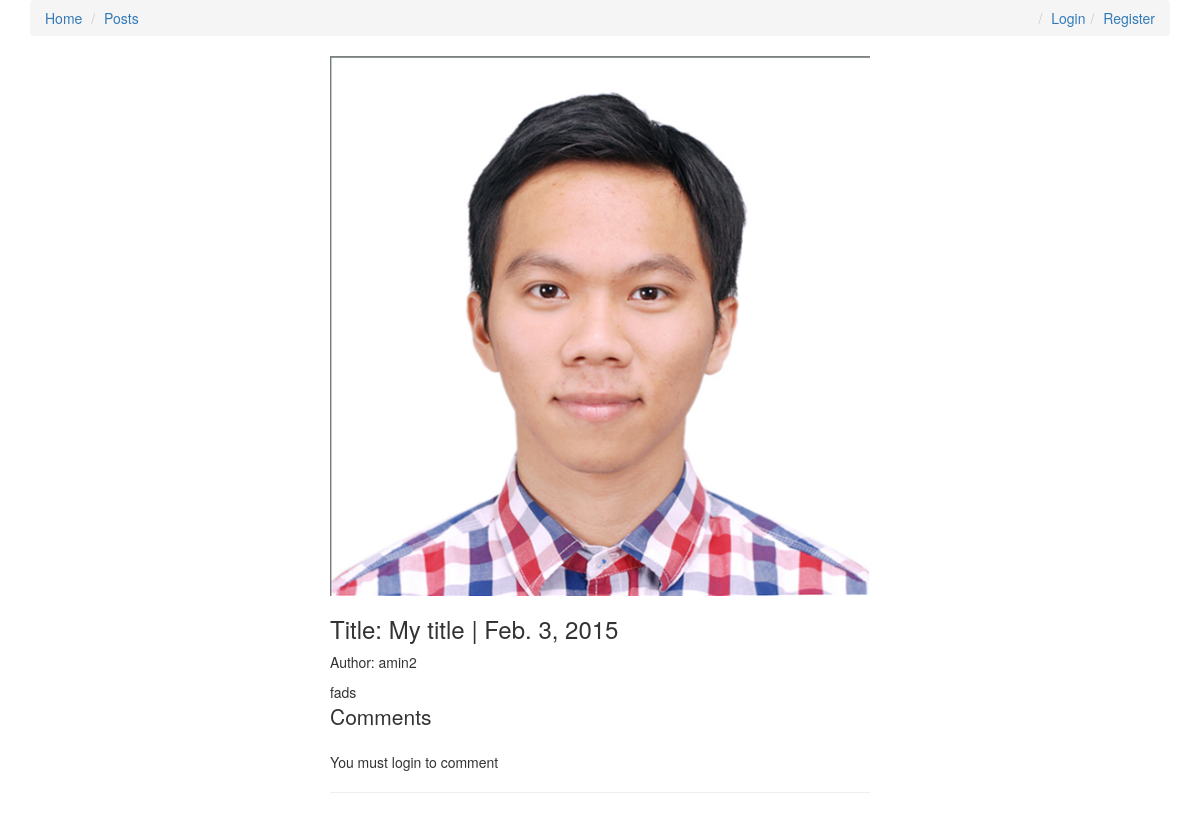
Page /my-title/ on the committed database.
### posts/models.py (models this page shows, shortened)
class Post(models.Model):
	user = models.ForeignKey(settings.AUTH_USER_MODEL, default=1)
	title = models.CharField(max_length=120)
	slug = models.SlugField(unique=True)
	image = models.ImageField(upload_to=upload_location, null=True, blank=True, width_field="width_field", height_field="height_field")
	height_field = models.IntegerField(default=0)
	width_field = models.IntegerField(default=0)
	content = models.TextField()
	draft = models.BooleanField(default=False)
	publish = models.DateField(auto_now=False, auto_now_add=False)
	update = models.DateTimeField(auto_now = True, auto_now_add=False)
	timestamp = models.DateTimeField(auto_now=False, auto_now_add=True)
	read_time = models.TimeField(null=True, blank=True)
	objects = PostManager()
	class Meta:
		ordering = ['-id', '-timestamp', '-update']
	def get_markdown(self):
		content = self.content
		return mark_safe(markdown(content))
	@property
	def comments(self):
		instance = self
		qs = Comment.objects.filter_by_instance(instance)
		return qs
	@property
	def get_content_type(self):
		instance = self
		content_type = ContentType.objects.get_for_model(instance.__class__)
		return content_type

### posts/views.py (the view, shortened to what this page needs)
# urls.py: url(r'^(?P<slug>[\w-]+)/$', post_detail, name='detail'),
def post_detail(request, slug=None):
	instance = get_object_or_404(Post, slug = slug)
	if instance.publish > timezone.now().date() or instance.draft:
		if not request.user.is_staff  or not request.user.is_superuser:
			raise Http404
	share_string = quote_plus(instance.content)
	print(instance.content)
	print(get_read_time(instance.content))
	comments = instance.comments
	initial_data = {
		"content_type": instance.get_content_type,
		"object_id": instance.id
	}
	form = CommentForm(request.POST or None, initial=initial_data)
	context = {
		"title": instance.title,
		"instance": instance,
		"share_string": share_string,
		"comments": comments,
		"comment_form": form,
	}
	return render(request, 'post_detail.html', context)

### comments/models.py (called while the page is built)
	def filter_by_instance(self, instance):
		content_type = ContentType.objects.get_for_model(instance.__class__)
		obj_id = instance.id
		qs = super(CommentManager, self).filter(content_type=content_type, object_id=obj_id).filter(parent=None)
		return qs

### posts/models.py (called while the page is built)
	def all(self, *args, **kwargs):
		return super(PostManager, self).filter(draft=False).filter(publish__lte=timezone.now())

### posts/templatetags/urlify.py (called while the page is built)
@register.filter
def urlify(value):
	return quote_plus(value)

### posts/utils.py (called while the page is built)
def count_words(html_string):
	word_string = strip_tags(html_string)
	count = len(re.findall(r'\w+', word_string))
	return count

def get_read_time(html_string):
	count = count_words(html_string)
	read_time_min = (count/200.0)
	read_time_sec = read_time_min * 60
	read_time = str(datetime.timedelta(seconds=read_time_sec))
	read_time = datetime.timedelta(seconds=read_time_min)
	return read_time

### posts/templates/post_detail.html (shortened to what this page needs)
{% extends 'base.html' %} {% load urlify %} {% load crispy_forms_tags %} {% block head %} {{ instance.title }} {% endblock%} {% block content %}
<div class="col-sm-6 col-sm-offset-3">
    {% if instance.image %}
    <img src="{{instance.image.url}}" alt="" class="img-responsive"> {% endif %}
    <h3>Title: {{ title }} {% if instance.draft %} <span style="color:red">Draft</span> {% endif %}| {{ instance.publish }}</h3> {% if instance.user.get_full_name %}
    <p>Author: {{ instance.user.get_full_name }}</p>
    {% else %}
    <p>Author: {{ instance.user }}</p>
    {% endif %}
    <div class="content-markdown post-detail-item">
        {{ instance.content }}
    </div>
    <div>
        <p class="lead">Comments</p>
        {% if request.user.is_authenticated %}
        <form action="." method="POST">
            {% csrf_token %} {{ comment_form | crispy}}
            <input type="submit" value="Post comment" class="btn btn-default">
        </form>
        {% else %}
        <p>You must login to comment</p>
        {% endif %}
    </div>
    <hr>
</div>
{% endblock %}

### rows in the picture
Post: image (picture), title "My title", publish "Feb. 3, 2015", user "amin2", content "fads"
